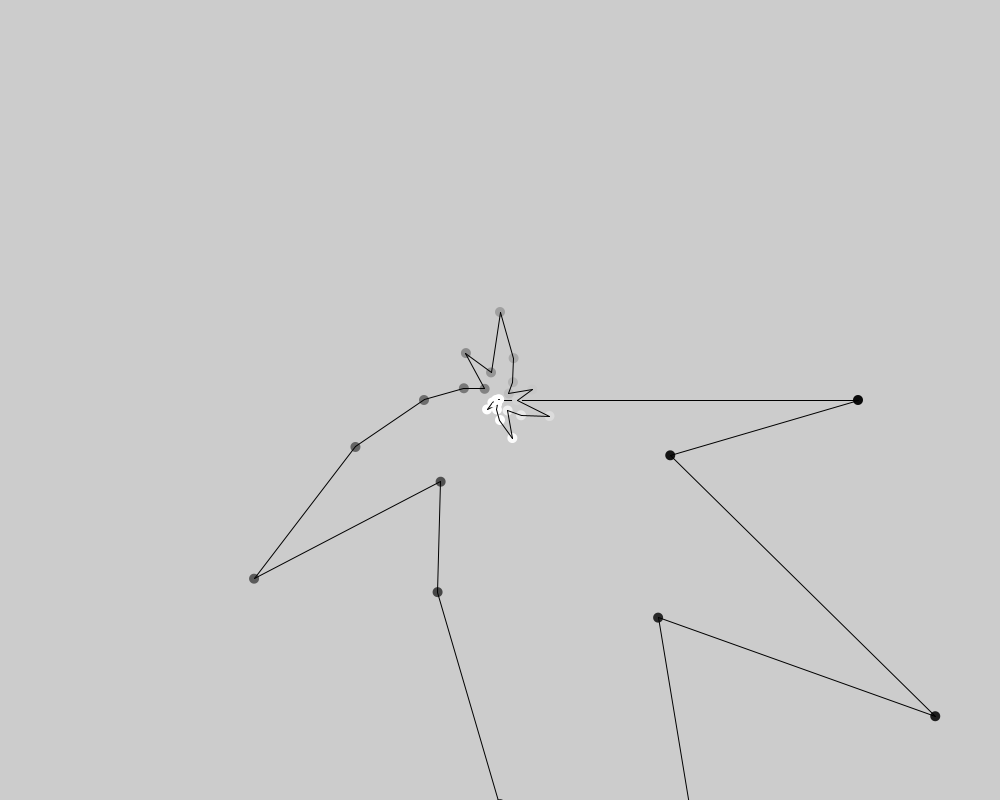
Frame 1 (no input)
Frame 60 (the mouse pressed at the canvas centre just before this capture): identical to frame 1, image omitted
Frame 120 (the mouse held since frame 60 and released just before this capture): identical to frame 1, image omitted

The Processing sketch that drew this single still picture (run headless with seeded random() and noise(); from frame 60 on, the mouse is pressed at the canvas centre):

// Processing sketch: collatzPlotted
// ── collatzPlotted.pde
// Veer Vohra
// Collatz Plotted
// Java Ver 1.0

float theta = 0;
float n = noise(theta);
long r = (long) map(n, 0, 0.5, 10, width);
float fc = 0;
float px = 0;
float py = 0;

void setup(){
  size(1000, 800);
  smooth();
  fill(51);
}

void draw(){
  translate(width/2, height/2);

  while (r != 1) {
    r = collatz(r);
    fc += 10;
    fill(fc);
    float x = r * cos(theta);
    float y = r * sin(theta);
    theta += PI/10;
    noStroke();
    ellipse(x, y, 10, 10);
    stroke(0);
    line(px, py, x, y);
    px = x;
    py = y;
  }
}

long collatz(long n){
  if (n % 2 == 0){
    return n/2;
  } else {
    return 3*n + 1;
  }
}
